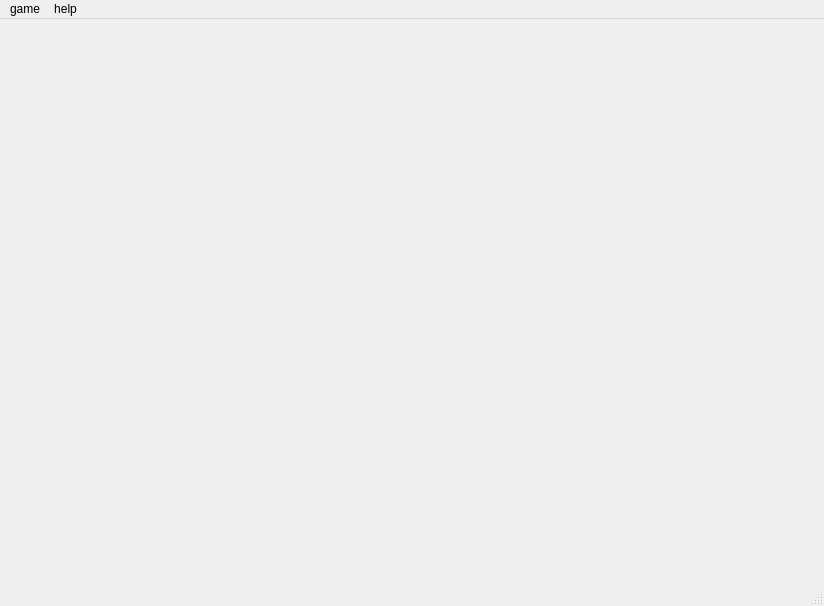
<?xml version="1.0" encoding="UTF-8"?>
<ui version="4.0">
 <class>MainWindow</class>
 <widget class="QMainWindow" name="MainWindow">
  <property name="geometry">
   <rect>
    <x>0</x>
    <y>0</y>
    <width>824</width>
    <height>606</height>
   </rect>
  </property>
  <property name="windowTitle">
   <string>MainWindow</string>
  </property>
  <widget class="QWidget" name="centralwidget"/>
  <widget class="QMenuBar" name="menubar">
   <property name="geometry">
    <rect>
     <x>0</x>
     <y>0</y>
     <width>824</width>
     <height>26</height>
    </rect>
   </property>
   <widget class="QMenu" name="menugame">
    <property name="title">
     <string>game</string>
    </property>
    <addaction name="actionNew_game"/>
    <addaction name="actionConfig"/>
    <addaction name="separator"/>
    <addaction name="actionQuit"/>
   </widget>
   <widget class="QMenu" name="menuhelp">
    <property name="title">
     <string>help</string>
    </property>
    <addaction name="actionAbout"/>
   </widget>
   <addaction name="menugame"/>
   <addaction name="menuhelp"/>
  </widget>
  <widget class="QStatusBar" name="statusbar"/>
  <action name="actionAbout">
   <property name="text">
    <string>about</string>
   </property>
  </action>
  <action name="actionNew_game">
   <property name="text">
    <string>new game</string>
   </property>
  </action>
  <action name="actionConfig">
   <property name="text">
    <string>config</string>
   </property>
  </action>
  <action name="actionQuit">
   <property name="text">
    <string>quit</string>
   </property>
  </action>
 </widget>
 <resources/>
 <connections/>
</ui>
